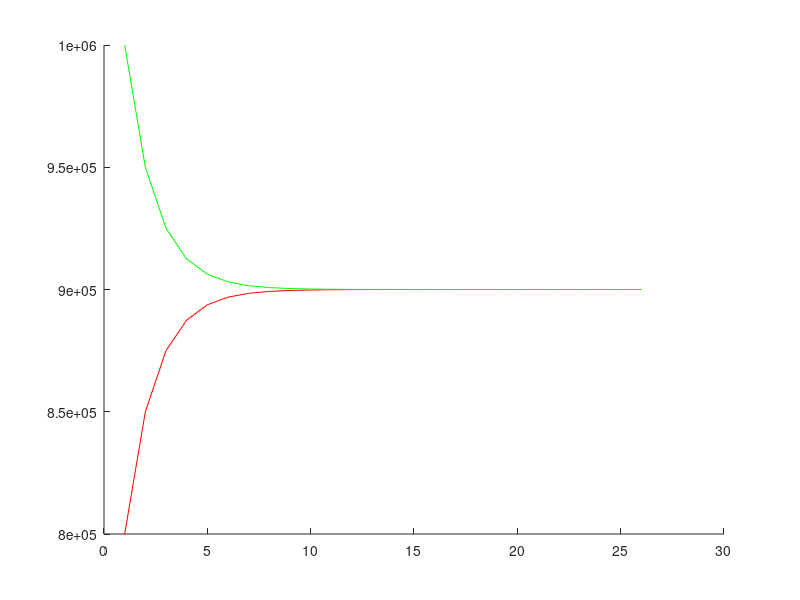

Recreate this plot in MATLAB.
clc

alpha = 1/4;
beta = 1/4;

c = 800000;
d = 1000000;

X1 = [c];
X2 = [d];

k = 1;

while(true)
    if(abs(X2(k) - X1(k)) < 0.01)
        break
    end
    X1(k + 1) = (1 - alpha) * X1(k) + alpha * X2(k);
    X2(k + 1) = beta * X1(k) + (1 - beta) * X2(k);
    k = k + 1;
end

X1
X2
k

figure(1)
hold on
plot(X1, 'r')
plot(X2, 'g')